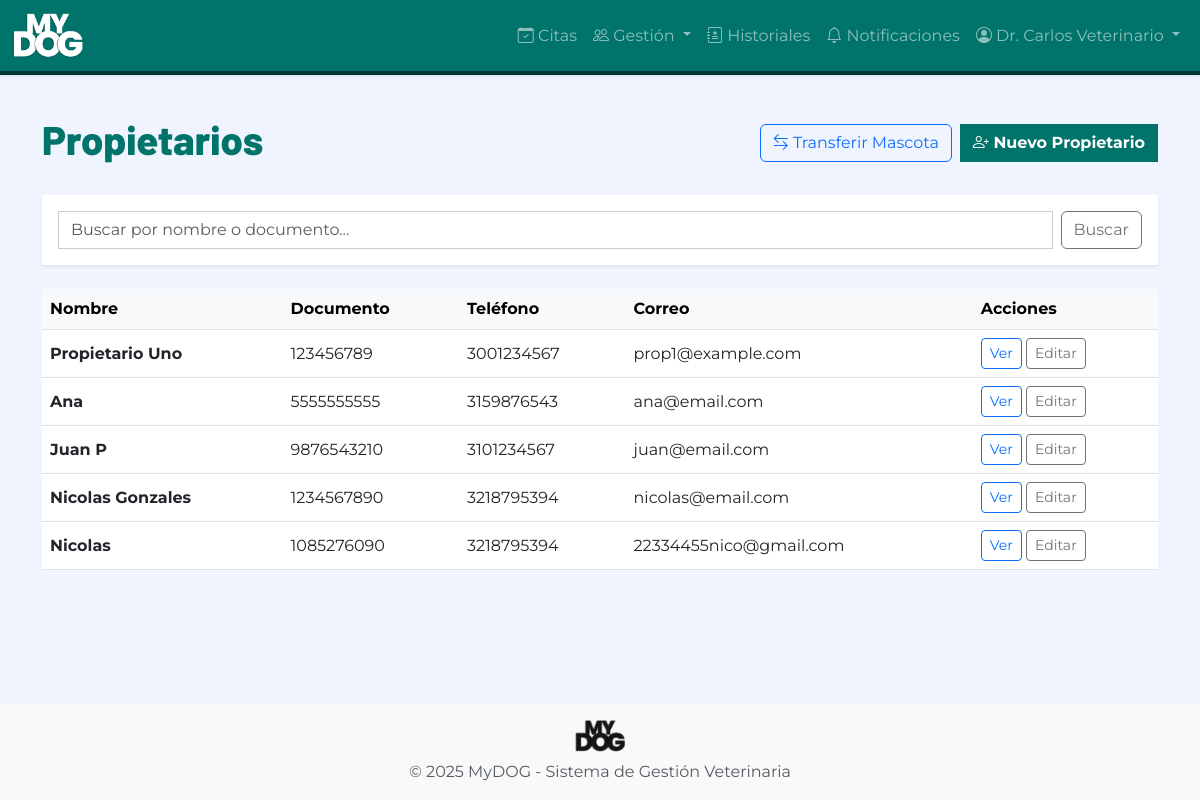
/propietarios/ (signed in), run on the app's committed database.
### autenticacion/models.py (models this page shows, shortened)
class Usuario(AbstractUser):
    ROL_CHOICES = [
        ('ADMIN', 'Administrador'),
        ('VETERINARIO', 'Veterinario'),
        ('ADMINISTRATIVO', 'Personal Administrativo'),
        ('PROPIETARIO', 'Propietario'),
    ]
    rol = models.CharField(
        max_length=20,
        choices=ROL_CHOICES,
        verbose_name='Rol',
        help_text='Rol del usuario en el sistema'
    )
    activo = models.BooleanField(
        default=True,
        verbose_name='Activo',
        help_text='Indica si el usuario puede acceder al sistema'
    )
    intentos_fallidos = models.IntegerField(
        default=0,
        verbose_name='Intentos fallidos',
        help_text='Número de intentos fallidos de login consecutivos'
    )
    bloqueado_hasta = models.DateTimeField(
        null=True,
        blank=True,
        verbose_name='Bloqueado hasta',
        help_text='Fecha y hora hasta la cual el usuario está bloqueado'
    )
    foto_perfil = models.ImageField(
        upload_to='perfiles/',
        null=True,
        blank=True,
        verbose_name='Foto de perfil'
    )
    telefono = models.CharField(
        max_length=15,
        blank=True,
        verbose_name='Teléfono'
    )
    fecha_creacion = models.DateTimeField(
        auto_now_add=True,
        verbose_name='Fecha de creación'
    )
    fecha_modificacion = models.DateTimeField(
        auto_now=True,
        verbose_name='Fecha de modificación'
    )
    class Meta:
        verbose_name = 'Usuario'
        verbose_name_plural = 'Usuarios'
        ordering = ['-fecha_creacion']
    def es_admin(self):
        return self.rol == 'ADMIN'

### propietarios/models.py (models this page shows, shortened)
class Propietario(models.Model):
    usuario = models.OneToOneField(
        'autenticacion.Usuario',
        on_delete=models.CASCADE,
        related_name='propietario',
        verbose_name='Usuario',
        help_text='Usuario del sistema asociado al propietario'
    )
    nombre = models.CharField(
        max_length=100,
        verbose_name='Nombre completo',
        help_text='Nombre completo del propietario (3-100 caracteres)'
    )
    documento = models.CharField(
        max_length=20,
        unique=True,
        verbose_name='Documento de identidad',
        help_text='Número de documento único del propietario'
    )
    telefono_validator = RegexValidator(
        regex=r'^\d{7,15}$',
        message='El teléfono debe contener entre 7 y 15 dígitos numéricos'
    )
    telefono = models.CharField(
        max_length=15,
        validators=[telefono_validator],
        verbose_name='Teléfono',
        help_text='Teléfono de contacto (7-15 dígitos)'
    )
    correo = models.EmailField(
        unique=True,
        validators=[EmailValidator()],
        verbose_name='Correo electrónico',
        help_text='Correo electrónico único del propietario'
    )
    direccion = models.TextField(
        max_length=200,
        blank=True,
        verbose_name='Dirección',
        help_text='Dirección de residencia (opcional, máx 200 caracteres)'
    )
    fecha_registro = models.DateTimeField(
        auto_now_add=True,
        verbose_name='Fecha de registro'
    )
    fecha_modificacion = models.DateTimeField(
        auto_now=True,
        verbose_name='Fecha de modificación'
    )
    activo = models.BooleanField(
        default=True,
        verbose_name='Activo',
        help_text='Indica si el propietario está activo en el sistema'
    )
    class Meta:
        verbose_name = 'Propietario'
        verbose_name_plural = 'Propietarios'
        ordering = ['-fecha_registro']
        indexes = [
            models.Index(fields=['documento']),
            models.Index(fields=['correo']),
        ]

### propietarios/views.py (the view)
# urls.py: path('', views.lista_propietarios, name='lista'),
@login_required
@staff_required
def lista_propietarios(request):
    query = request.GET.get('q')
    if query:
        propietarios = Propietario.objects.filter(
            nombre__icontains=query
        ) | Propietario.objects.filter(
            documento__icontains=query
        )
    else:
        propietarios = Propietario.objects.all()
    return render(request, 'propietarios/lista.html', {'propietarios': propietarios})

### notificaciones/context_processors.py (called while the page is built)
def notificaciones_unread(request):
    if getattr(request, 'user', None) and request.user.is_authenticated:
        count = Notificacion.objects.filter(usuario=request.user, leida=False).count()
        return {'notificaciones_unread': count}
    return {'notificaciones_unread': 0}

### templates/propietarios/lista.html (shortened to what this page needs)
{% extends 'base.html' %}
{% block content %}
<div class="d-flex justify-content-between align-items-center mb-4">
    <h1 class="font-titulo text-primary-mydog">Propietarios</h1>
    <div class="d-flex gap-2">
        <a href="{% url 'mascotas:transferir' %}" class="btn btn-outline-primary">
            <i class="bi bi-arrow-left-right"></i> Transferir Mascota
        </a>
        <a href="{% url 'propietarios:registrar' %}" class="btn btn-primary-mydog">
            <i class="bi bi-person-plus"></i> Nuevo Propietario
        </a>
    </div>
</div>
<div class="card shadow-sm border-0 mb-4">
    <div class="card-body">
        <form method="get" class="d-flex gap-2">
            <input type="text" name="q" class="form-control" placeholder="Buscar por nombre o documento..." value="{{ request.GET.q }}">
            <button type="submit" class="btn btn-outline-secondary">Buscar</button>
        </form>
    </div>
</div>
<div class="table-responsive">
    <table class="table table-hover align-middle">
        <thead class="table-light">
            <tr>
                <th>Nombre</th>
                <th>Documento</th>
                <th>Teléfono</th>
                <th>Correo</th>
                <th>Acciones</th>
            </tr>
        </thead>
        <tbody>
            {% for propietario in propietarios %}
            <tr>
                <td>
                    <a href="{% url 'propietarios:detalle' propietario.pk %}" class="text-decoration-none fw-bold text-dark">
                        {{ propietario.nombre }}
                    </a>
                </td>
                <td>{{ propietario.documento }}</td>
                <td>{{ propietario.telefono }}</td>
                <td>{{ propietario.correo }}</td>
                <td>
                    <a href="{% url 'propietarios:detalle' propietario.pk %}" class="btn btn-sm btn-outline-primary">Ver</a>
                    <a href="{% url 'propietarios:editar' propietario.pk %}" class="btn btn-sm btn-outline-secondary">Editar</a>
                </td>
            </tr>
            {% empty %}
            <tr>
                <td colspan="5" class="text-center py-4 text-muted">No se encontraron propietarios.</td>
            </tr>
            {% endfor %}
        </tbody>
    </table>
</div>
{% endblock %}

### templates/base.html (shortened to what this page needs)
{% load static %}
<!DOCTYPE html>
<html lang="es">
<head>
    <link href="https://cdn.jsdelivr.net/npm/bootstrap@5.3.0/dist/css/bootstrap.min.css" rel="stylesheet">
    <link rel="stylesheet" href="https://cdn.jsdelivr.net/npm/bootstrap-icons@1.11.0/font/bootstrap-icons.css">
    <link rel="stylesheet" href="{% static 'css/base.css' %}">
    <link rel="stylesheet" href="{% static 'css/responsive.css' %}">
</head>
<body>
    <nav class="navbar navbar-expand-lg navbar-dark bg-primary-mydog shadow-sm">
        <div class="container-fluid">
            <a class="navbar-brand" href="{% url 'home' %}">
                <img src="{% static 'img/logo-mydog-blanco.png' %}" alt="MyDOG" height="45" class="d-inline-block">
            </a>
            <div class="collapse navbar-collapse" id="navbarNav">
                <ul class="navbar-nav ms-auto">
                    {% if user.is_authenticated %}
                        {% if user.rol != 'PROPIETARIO' %}
                        <li class="nav-item">
                            <a class="nav-link" href="{% url 'citas:calendario' %}">
                                <i class="bi bi-calendar-check"></i> Citas
                            </a>
                        </li>
                        <li class="nav-item dropdown">
                            <a class="nav-link dropdown-toggle" href="#" role="button" data-bs-toggle="dropdown">
                                <i class="bi bi-people"></i> Gestión
                            </a>
                        </li>
                        {% endif %}
                        <li class="nav-item">
                            <a class="nav-link" href="{% url 'historiales:mis_mascotas' %}">
                                <i class="bi bi-journal-medical"></i>
                                {% if user.rol == 'PROPIETARIO' %}Mis Mascotas{% else %}Historiales{% endif %}
                            </a>
                        </li>
                        <li class="nav-item">
                            {% if user.rol == 'ADMIN' %}
                            <a class="nav-link" href="{% url 'notificaciones:admin' %}">
                            {% elif user.rol == 'VETERINARIO' %}
                            <a class="nav-link" href="{% url 'notificaciones:veterinario' %}">
                            {% else %}
                            <a class="nav-link" href="{% url 'notificaciones:propietario' %}">
                            {% endif %}
                                <i class="bi bi-bell"></i> Notificaciones
                            </a>
                        </li>
                        <li class="nav-item dropdown">
                            <a class="nav-link dropdown-toggle" href="#" role="button" data-bs-toggle="dropdown">
                                <i class="bi bi-person-circle"></i> {{ user.get_full_name|default:user.username }}
                            </a>
                        </li>
                    {% else %}
                        <li class="nav-item">
                            <a class="nav-link" href="{% url 'autenticacion:login' %}">Iniciar Sesión</a>
                        </li>
                    {% endif %}
                </ul>
            </div>
        </div>
    </nav>
    <main class="container py-4">
        {% block content %}{% endblock %}
    </main>
    <footer class="footer mt-auto py-3 bg-light">
        <div class="container text-center">
            <img src="{% static 'img/logo-mydog-negro.png' %}" alt="MyDOG" height="32" class="mb-2">
            <p class="text-muted mb-0">&copy; 2025 MyDOG - Sistema de Gestión Veterinaria</p>
        </div>
    </footer>
</body>
</html>

### static/css/base.css (style rules this page uses)
:root { --color-primary: #00736A; --color-secondary: #003535; --color-accent: #F95C32; --color-accent-light: #0FF7750; --color-bg-light: #F0F4FF; --color-gray: #CCCBD1; --color-white: #FFFFFF; --color-black: #000000; --font-titulo: 'Barlow', sans-serif; --font-subtitulo: 'Montserrat', sans-serif; --font-texto: 'Montserrat', sans-serif; }
body { font-family: var(--font-texto); background-color: var(--color-bg-light); color: var(--color-black); }
h1, h2, h3, h4, h5, h6, .font-titulo { font-family: var(--font-titulo); font-weight: 800; }
.bg-primary-mydog { background-color: var(--color-primary) !important; }
.text-primary-mydog { color: var(--color-primary) !important; }
.btn-primary-mydog { background-color: var(--color-primary); border-color: var(--color-primary); color: var(--color-white); font-family: var(--font-subtitulo); font-weight: 700; border-radius: 0 !important; }
.card { border-radius: 0 !important; }
.form-control, .form-select { border-radius: 0 !important; border-color: var(--color-gray); }
.navbar { box-shadow: 0 2px 4px rgba(0,0,0,0.1); box-shadow: none; border-bottom: 4px solid var(--color-secondary); }

### templates/base.html (style rules this page uses)
html, body { height: 100%; }
body { display: flex; flex-direction: column; }
main { flex: 1 0 auto; }
footer { flex-shrink: 0; }

### data on the page
Usuario: get_full_name "Dr. Carlos Veterinario"
Propietario: nombre "Propietario Uno", documento "123456789", telefono "3001234567", correo "prop1@example.com"
Propietario: nombre "Ana", documento "5555555555", telefono "3159876543", correo "ana@email.com"
Propietario: nombre "Juan P", documento "9876543210", telefono "3101234567", correo "juan@email.com"
Propietario: nombre "Nicolas Gonzales", documento "1234567890", telefono "3218795394", correo "nicolas@email.com"
Propietario: nombre "Nicolas", documento "1085276090", telefono "3218795394", correo "22334455nico@gmail.com"
